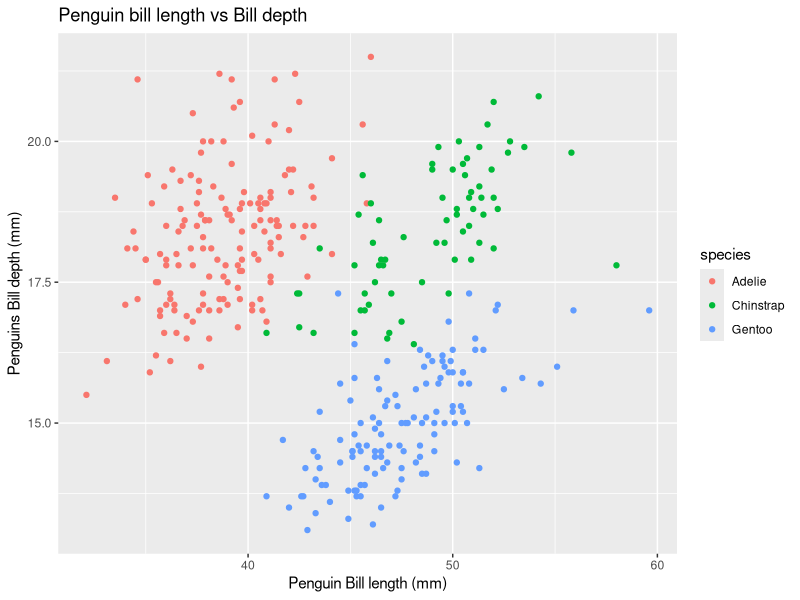
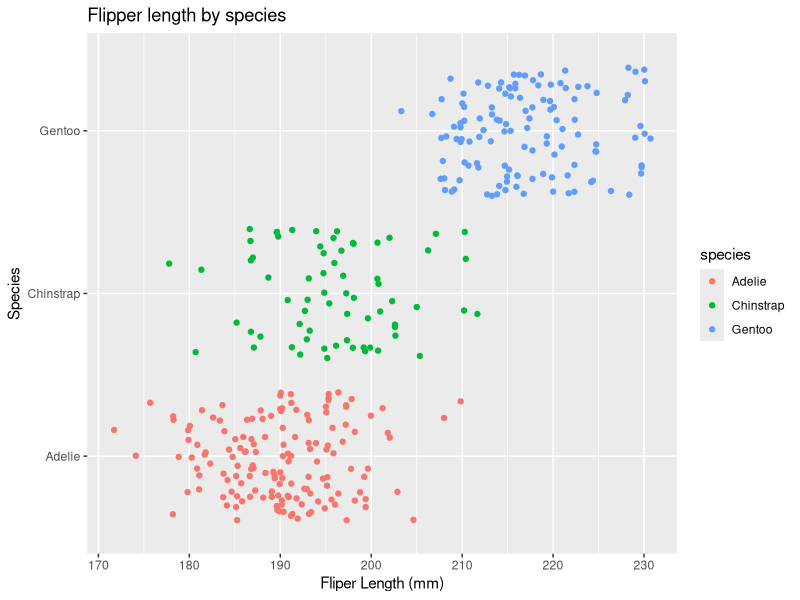

Write the R code that produced these figures, in order.
## ---- chunk 1
library(tidyverse)
library(palmerpenguins)
## ---- chunk 2
    fx = expression(x^2)
    df_dx <- D(fx,'x')
    df_dx

    x = 3
    eval(df_dx)

## ---- chunk 3
    pa = expression(2*(3*a + 2)^4 - 5)

    df_da <- D(pa,'a')

    df_da

    a = 1.2
    eval(df_da)
## ---- chunk 4
ggplot(data = penguins, aes(x = penguins$bill_length_mm, y = penguins$bill_depth_mm, color = species)) + geom_point() + labs(title = "Penguin bill length vs Bill depth", x = "Penguin Bill length (mm)", y = "Penguins Bill depth (mm)")
## ---- chunk 5
ggplot(data = penguins, aes(x = penguins$flipper_length_mm, y = penguins$species, color = species)) + geom_jitter() + labs(title = "Flipper length by species", x = "Fliper Length (mm)", y = "Species")
